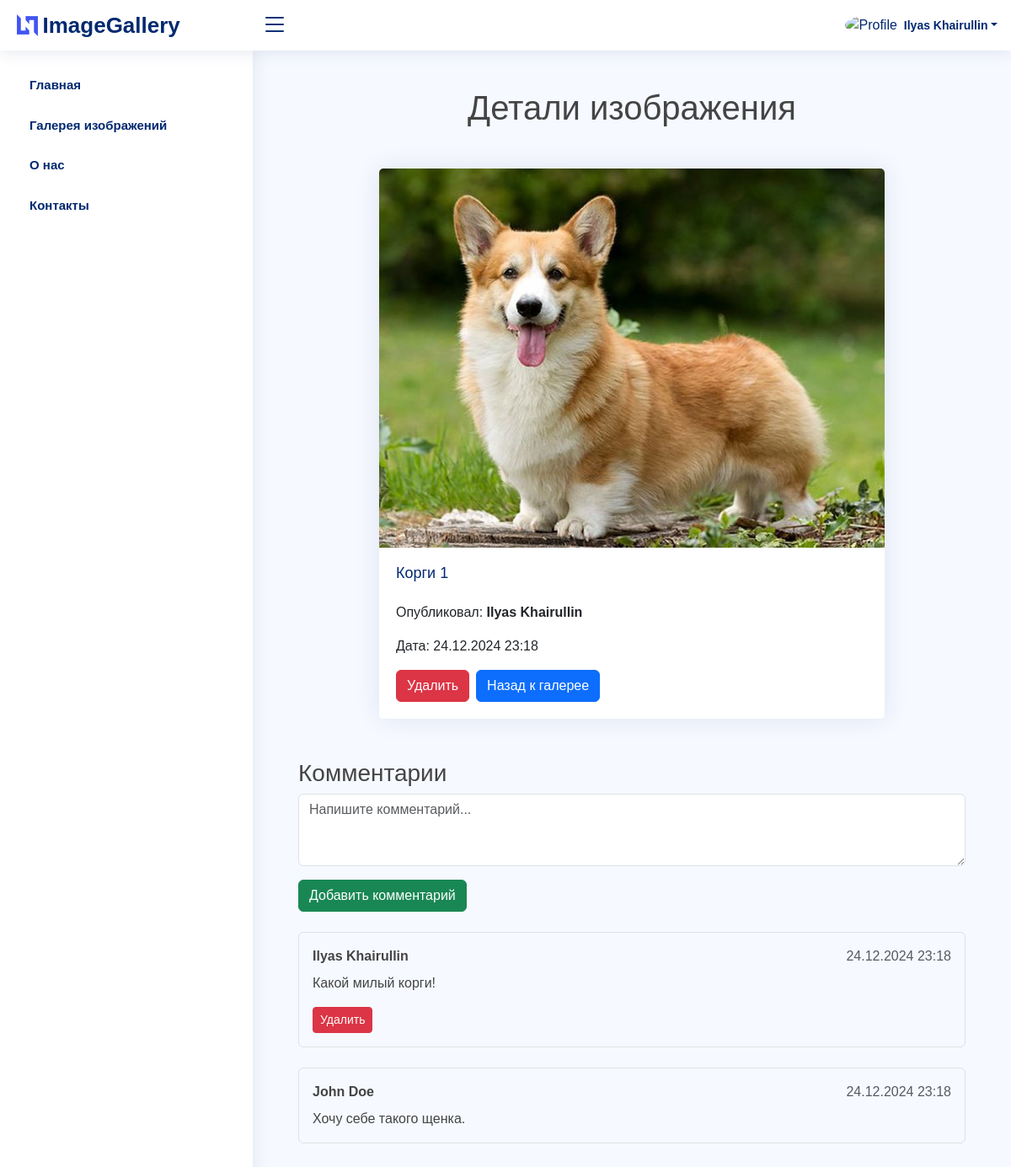
Screenshot of /view_image?id=1 (signed in) with the database file from the repository.
### tables this page shows
CREATE TABLE images (
  id INTEGER PRIMARY KEY AUTOINCREMENT,
  user_id INTEGER NOT NULL,
  filename TEXT NOT NULL,
  description TEXT,
  created_at DATETIME DEFAULT CURRENT_TIMESTAMP,

  FOREIGN KEY (user_id) REFERENCES users (id)
);

### app/bootstrap.php (called while the page is built, shortened)
<?php
    require_once 'core/model.php';
    Route::start();

### public/index.php (called while the page is built, shortened)
<?php
    require_once '../app/bootstrap.php';

### app/core/model.php (called while the page is built, shortened)
<?php
    class Model
    {
        public function __construct() {
            try {
                $this->db = new PDO(DATABASE);
            } catch (PDOException $e) {
                die('Connection failed: ' . $e->getMessage());
            }
        }
    }

### app/models/model_gallery.php (called while the page is built, shortened)
<?php
class Model_Gallery extends Model
{
    public function checkCommentsTableExists()
    {
        $checkTable = $this->db->query("SELECT name FROM sqlite_master WHERE type='table' AND name='comments';");
        if ($checkTable->fetchColumn() === false) {
            return false;
        } else {
            return true;
        }
    }
    public function getImageById($id)
    {
        $commentsTableExists = $this->checkCommentsTableExists();
        $query = "
            SELECT
                images.*,
                users.name AS uploader_name
        ";
        if ($commentsTableExists) {
            $query .= ",
                comments.id AS comment_id,
                comments.comment,
                comments.created_at AS comment_created_at,
                users_comments.name AS commenter_name
            ";
        }
        $query .= "
            FROM images
            INNER JOIN users ON images.user_id = users.id
        ";
        if ($commentsTableExists) {
            $query .= "
                LEFT JOIN comments ON comments.image_id = images.id
                LEFT JOIN users AS users_comments ON comments.user_id = users_comments.id
            ";
        }
        $query .= " WHERE images.id = :id";
        $stmt = $this->db->prepare($query);
        $stmt->bindParam(':id', $id, PDO::PARAM_INT);
        $stmt->execute();
        return $stmt->fetchAll(PDO::FETCH_ASSOC);
    }
}

### app/views/image_details_view.php (the view, shortened to what this page needs)
<div class="container mt-4">
    <h1 class="text-center mb-5">Детали изображения</h1>
    <div class="card mx-auto" style="max-width: 600px;">
        <?php if (file_exists(UPLOAD_DIR . htmlspecialchars($data['filename']))): ?>
            <img src="<?= UPLOAD_DIR . htmlspecialchars($data['filename']); ?>" class="card-img-top" alt="Изображение">
        <?php else: ?>
            <p class="text-center mt-3 mb-0 text-danger fw-bold">Нет изображения</p>
        <?php endif; ?>
        <div class="card-body">
            <h5 class="card-title pt-0"><?= htmlspecialchars($data['description'] ?: 'Нет описания'); ?></h5>
            <p class="card-text">Опубликовал: <b><?= htmlspecialchars($data['uploader_name']); ?></b></p>
            <p class="card-text">Дата: <?= htmlspecialchars(date('d.m.Y H:i', strtotime($data['created_at']))); ?></p>
            <div class="d-flex gap-2">
                <?php if (isset($_SESSION['user']['id']) && $_SESSION['user']['id'] == $data['user_id']): ?>
                    <form method="POST" action="/delete_image" onsubmit="return confirm('Вы уверены, что хотите удалить это изображение?');">
                        <button type="submit" class="btn btn-danger">Удалить</button>
                    </form>
                <?php endif; ?>
                <a href="/gallery" class="btn btn-primary">Назад к галерее</a>
            </div>
        </div>
    </div>
    <?php if ($commentsTableExists): ?>
        <div class="mt-5 mb-5">
            <h3>Комментарии</h3>
            <?php if (isset($_SESSION['user'])): ?>
                <form method="POST" action="/add_comment">
                    <div class="mb-3">
                        <textarea name="comment" class="form-control" placeholder="Напишите комментарий..." rows="3" required></textarea>
                    </div>
                    <button type="submit" class="btn btn-success">Добавить комментарий</button>
                </form>
            <?php endif; ?>
            <div class="comments-section mt-4">
                <?php if (!empty($comments)): ?>
                    <?php foreach ($comments as $comment): ?>
                        <div class="comment-block mb-4 p-3 border rounded">
                            <div class="comment-header d-flex justify-content-between">
                                <span><b><?= htmlspecialchars($comment['commenter_name']); ?></b></span>
                                <span class="text-muted"><?= htmlspecialchars(date('d.m.Y H:i', strtotime($comment['created_at']))); ?></span>
                            </div>
                            <div class="comment-body mt-2">
                                <p class="mb-0"><?= nl2br(htmlspecialchars($comment['comment'])); ?></p>
                            </div>
                            <?php if (isset($_SESSION['user']['id']) && $_SESSION['user']['name'] == $comment['commenter_name']): ?>
                                <form method="POST" action="/delete_comment" class="d-inline mt" onsubmit="return confirm('Вы уверены, что хотите удалить этот комментарий?');">
                                    <button type="submit" class="btn btn-danger btn-sm mt-3">Удалить</button>
                                </form>
                            <?php endif; ?>
                        </div>
                    <?php endforeach; ?>
                <?php else: ?>
                    <p class="text-center">Нет доступных комментариев</p>
                <?php endif; ?>
            </div>
        </div>
    <?php else: ?>
        <div class="alert alert-info mt-4">
            Ошибка сервера! Комментарии недоступны!
        </div>
    <?php endif; ?>
</div>

### public/assets/css/style.css (style rules this page uses)
:root { scroll-behavior: smooth; }
body { font-family: "Montserrat", sans-serif; background: #f6f9ff; color: #444444; }
a { color: #4154f1; text-decoration: none; }
h1, h2, h3, h4, h5, h6 { font-family: "Montserrat", sans-serif; }
.card-img-top { width: 100%; aspect-ratio: 4 / 3; object-fit: cover; }
.card { margin-bottom: 30px; border: none; border-radius: 5px; box-shadow: 0px 0 30px rgba(1, 41, 112, 0.1); }
.card-title { padding: 20px 0 15px 0; font-size: 18px; font-weight: 500; color: #012970; font-family: "Montserrat", sans-serif; }
.card-body { padding: 20px 20px 20px 20px; }

### rows the page displays
images: filename (picture), description "Корги 1", created_at "24.12.2024 23:18", commenter_name "Ilyas Khairullin", comment "Какой милый корги!", commenter_name "John Doe", comment "Хочу себе такого щенка."

### other values shown
$user['name'] "Ilyas Khairullin"
$data['uploader_name'] "Ilyas Khairullin"
